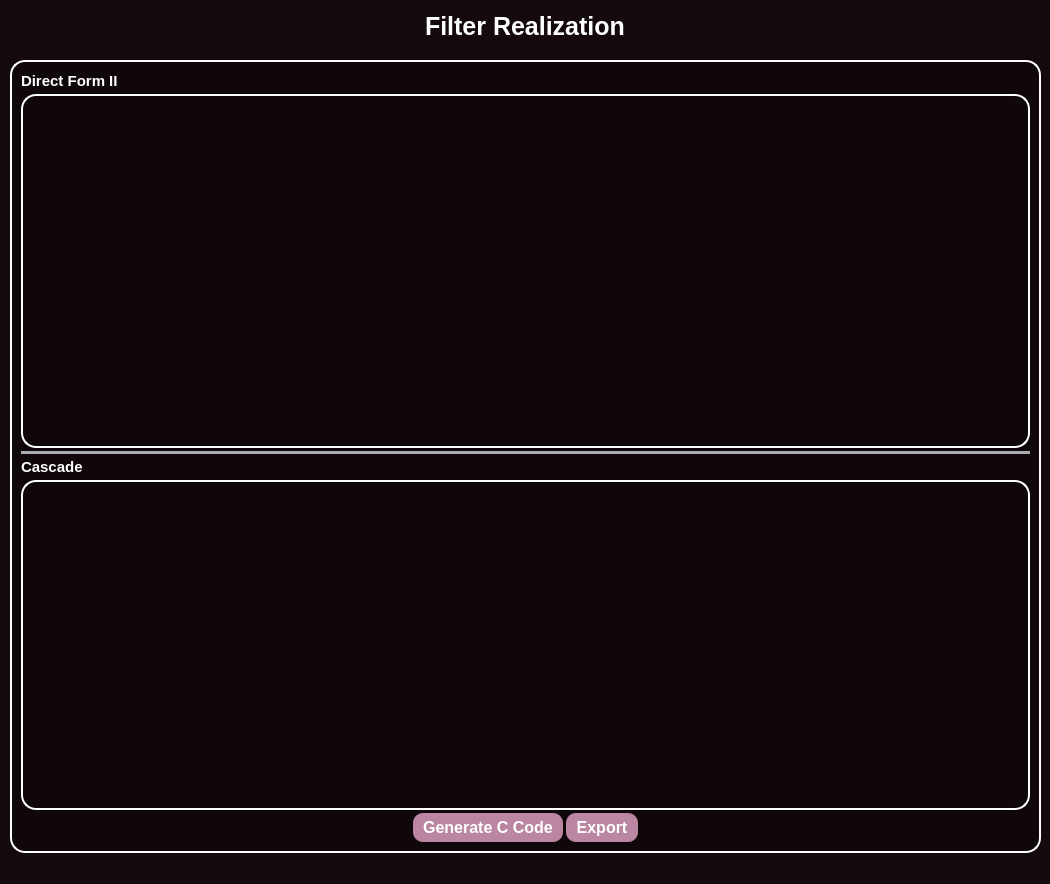
<?xml version="1.0" encoding="UTF-8"?>
<ui version="4.0">
 <class>MainWindow</class>
 <widget class="QMainWindow" name="MainWindow">
  <property name="geometry">
   <rect>
    <x>0</x>
    <y>0</y>
    <width>1050</width>
    <height>884</height>
   </rect>
  </property>
  <property name="windowTitle">
   <string>MainWindow</string>
  </property>
  <property name="styleSheet">
   <string notr="true">color: #ffffff;
background-color: #140a0e;
font-weight: bold;
</string>
  </property>
  <widget class="QWidget" name="centralwidget">
   <layout class="QGridLayout" name="gridLayout">
    <item row="0" column="0">
     <layout class="QHBoxLayout" name="horizontalLayout">
      <item>
       <spacer name="horizontalSpacer">
        <property name="orientation">
         <enum>Qt::Horizontal</enum>
        </property>
        <property name="sizeHint" stdset="0">
         <size>
          <width>40</width>
          <height>20</height>
         </size>
        </property>
       </spacer>
      </item>
      <item>
       <widget class="QLabel" name="label">
        <property name="maximumSize">
         <size>
          <width>16777215</width>
          <height>35</height>
         </size>
        </property>
        <property name="font">
         <font>
          <pointsize>-1</pointsize>
          <weight>75</weight>
          <bold>true</bold>
         </font>
        </property>
        <property name="styleSheet">
         <string notr="true">color: #ffffff;
font-size:25px;</string>
        </property>
        <property name="text">
         <string>Filter Realization</string>
        </property>
       </widget>
      </item>
      <item>
       <spacer name="horizontalSpacer_2">
        <property name="orientation">
         <enum>Qt::Horizontal</enum>
        </property>
        <property name="sizeHint" stdset="0">
         <size>
          <width>40</width>
          <height>20</height>
         </size>
        </property>
       </spacer>
      </item>
     </layout>
    </item>
    <item row="1" column="0">
     <layout class="QHBoxLayout" name="horizontalLayout_9" stretch="0">
      <item>
       <layout class="QVBoxLayout" name="verticalLayout_8">
        <property name="leftMargin">
         <number>1</number>
        </property>
        <property name="topMargin">
         <number>10</number>
        </property>
        <item>
         <layout class="QVBoxLayout" name="verticalLayout_10">
          <item>
           <layout class="QHBoxLayout" name="horizontalLayout_36" stretch="0">
            <property name="rightMargin">
             <number>0</number>
            </property>
            <item>
             <widget class="QFrame" name="browseFrame_3">
              <property name="minimumSize">
               <size>
                <width>400</width>
                <height>0</height>
               </size>
              </property>
              <property name="styleSheet">
               <string notr="true">background-color: #0f070a; 

    border-radius: 15px; /* Curved borders */
    border: 2px solid #ffffff; /* 3D outline */

    box-shadow: 2px 2px 8px rgba(0, 0, 0, 0.7); /* 3D shadow effect */</string>
              </property>
              <property name="frameShape">
               <enum>QFrame::StyledPanel</enum>
              </property>
              <property name="frameShadow">
               <enum>QFrame::Raised</enum>
              </property>
              <layout class="QVBoxLayout" name="verticalLayout_14">
               <property name="spacing">
                <number>3</number>
               </property>
               <item>
                <layout class="QVBoxLayout" name="verticalLayout_26">
                 <item>
                  <layout class="QVBoxLayout" name="verticalLayout_31">
                   <item>
                    <widget class="QLabel" name="label_13">
                     <property name="maximumSize">
                      <size>
                       <width>16777215</width>
                       <height>20</height>
                      </size>
                     </property>
                     <property name="styleSheet">
                      <string notr="true">border:none;
font-size:15px;</string>
                     </property>
                     <property name="text">
                      <string>Direct Form II</string>
                     </property>
                    </widget>
                   </item>
                  </layout>
                 </item>
                 <item>
                  <widget class="QWidget" name="widget_3" native="true">
                   <property name="minimumSize">
                    <size>
                     <width>350</width>
                     <height>320</height>
                    </size>
                   </property>
                  </widget>
                 </item>
                 <item>
                  <widget class="Line" name="line1_2">
                   <property name="styleSheet">
                    <string notr="true">/* Line style */

  /* Set the width of the line */
  width: 20px;

  /* Set the height of the line */
  height: 5px;

  /* Set the background color of the line */
  background-color:#a8aaaf;

background-color: rgb(168, 170, 175);
  /* Set the border of the line */
  border: 10px;

  /* Set the border radius of the line */
  border-radius:5px;




</string>
                   </property>
                   <property name="orientation">
                    <enum>Qt::Horizontal</enum>
                   </property>
                  </widget>
                 </item>
                 <item>
                  <layout class="QVBoxLayout" name="verticalLayout_30">
                   <item>
                    <widget class="QLabel" name="label_14">
                     <property name="maximumSize">
                      <size>
                       <width>16777215</width>
                       <height>20</height>
                      </size>
                     </property>
                     <property name="styleSheet">
                      <string notr="true">border:none;
font-size:15px;</string>
                     </property>
                     <property name="text">
                      <string>Cascade</string>
                     </property>
                    </widget>
                   </item>
                   <item>
                    <widget class="QWidget" name="widget_2" native="true">
                     <property name="minimumSize">
                      <size>
                       <width>350</width>
                       <height>320</height>
                      </size>
                     </property>
                    </widget>
                   </item>
                  </layout>
                 </item>
                 <item>
                  <layout class="QHBoxLayout" name="horizontalLayout_17">
                   <property name="spacing">
                    <number>3</number>
                   </property>
                   <item>
                    <spacer name="horizontalSpacer_4">
                     <property name="orientation">
                      <enum>Qt::Horizontal</enum>
                     </property>
                     <property name="sizeHint" stdset="0">
                      <size>
                       <width>40</width>
                       <height>20</height>
                      </size>
                     </property>
                    </spacer>
                   </item>
                   <item>
                    <widget class="QPushButton" name="generateCode">
                     <property name="styleSheet">
                      <string notr="true">QPushButton{
  appearance: button;
  backface-visibility: hidden;
  background-color: #ba86a2;
  border-radius: 10px;
  border-width: 0;
  box-shadow: rgba(50, 50, 93, .1) 0 0 0 1px inset,rgba(50, 50, 93, .1) 0 2px 5px 0,rgba(0, 0, 0, .07) 0 1px 1px 0;
  box-sizing: border-box;
font-size:16px;
      color: white;
   
     border: none;
padding-top:5px;
padding-bottom:5px;
padding-right:10px;
padding-left:10px;

}
QPushButton:hover {
    background-color: #ab7b96;    /* Slightly lighter blue when hovering */
}

QPushButton:pressed {
    background-color: #956b83;    /* Darker blue when pressed */
}
</string>
                     </property>
                     <property name="text">
                      <string>Generate C Code</string>
                     </property>
                    </widget>
                   </item>
                   <item>
                    <widget class="QPushButton" name="export_2">
                     <property name="maximumSize">
                      <size>
                       <width>150</width>
                       <height>16777215</height>
                      </size>
                     </property>
                     <property name="styleSheet">
                      <string notr="true">QPushButton{
  appearance: button;
  backface-visibility: hidden;
  background-color: #ba86a2;
  border-radius: 10px;
  border-width: 0;
  box-shadow: rgba(50, 50, 93, .1) 0 0 0 1px inset,rgba(50, 50, 93, .1) 0 2px 5px 0,rgba(0, 0, 0, .07) 0 1px 1px 0;
  box-sizing: border-box;
font-size:16px;
      color: white;
   
     border: none;
padding-top:5px;
padding-bottom:5px;
padding-right:10px;
padding-left:10px;

}
QPushButton:hover {
    background-color: #ab7b96;    /* Slightly lighter blue when hovering */
}

QPushButton:pressed {
    background-color: #956b83;    /* Darker blue when pressed */
}
</string>
                     </property>
                     <property name="text">
                      <string>Export</string>
                     </property>
                    </widget>
                   </item>
                   <item>
                    <spacer name="horizontalSpacer_3">
                     <property name="orientation">
                      <enum>Qt::Horizontal</enum>
                     </property>
                     <property name="sizeHint" stdset="0">
                      <size>
                       <width>40</width>
                       <height>20</height>
                      </size>
                     </property>
                    </spacer>
                   </item>
                  </layout>
                 </item>
                </layout>
               </item>
              </layout>
             </widget>
            </item>
           </layout>
          </item>
         </layout>
        </item>
       </layout>
      </item>
     </layout>
    </item>
   </layout>
  </widget>
  <widget class="QStatusBar" name="statusbar"/>
  <action name="actionLight_Mode">
   <property name="text">
    <string>Light Mode</string>
   </property>
  </action>
  <action name="actionDark_Mode">
   <property name="text">
    <string>Dark Mode</string>
   </property>
  </action>
 </widget>
 <resources/>
 <connections/>
</ui>
